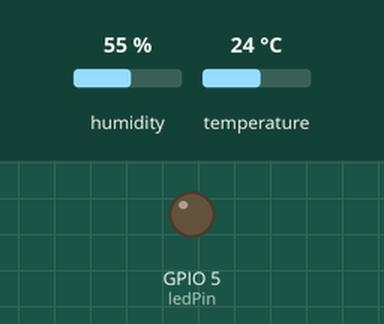
This sketch was run on a simulated ESP8266 (NodeMCU). Parts: output pins drawn as LEDs (lit = HIGH). The test bench sets the inputs (shaded band); at power-on: temperature 24 °C, humidity 55 %. WiFi joins after 1.5 s; servers stay silent unless stated; no MQTT or app messages arrive unless stated; what the sketch prints to the serial monitor is not drawn.

Above: at 5.8 s.
5.9 s: temperature set to 30.3 °C
10.2 s: temperature set to 31.4 °C
At 14.1 s:
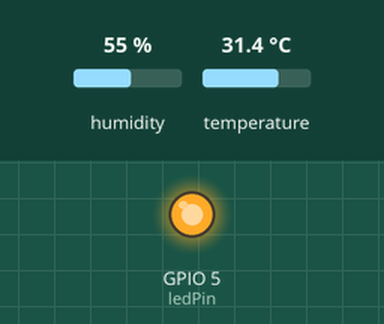
Timing chart, 0 to 15.6 s (numbered marks = the images above; inputs shaded):
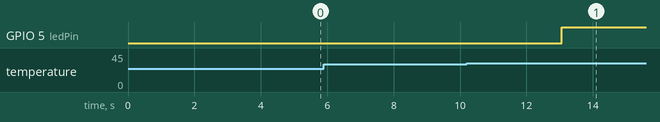

Measured:
- the behaviour switches between 31 and 31.1 °C on temperature (found by bisection; images 0 and 1)
- after the input at 5.9 s, every drawn part: stays the same
- after the input at 10.2 s, GPIO 5 (ledPin): LOW → HIGH after 2.9 s

The sketch:

Tugas_6_7_Closed_Loop.ino
```cpp
#include <ESP8266WiFi.h>
#include <PubSubClient.h>
#include <ArduinoJson.h>
#include <DHT.h>

const char* ssid     = "MACHMUDALHASAN";
const char* password = "Dodol Garut";

const char* mqttServer = "broker.hivemq.com";
const int   mqttPort   = 1883;
const char* clientId   = "ESP8266_LabIoT_25782034_Tugas";  // harus unik

// Topik (ganti 25782034 dengan NIM Anda jika berbeda)
const char* topicTelemetri = "kampus/labiot/25782034/telemetri";
const char* topicKendali   = "kampus/labiot/25782034/kendali";
const char* topicAlert     = "kampus/labiot/25782034/alert";
const char* topicStatus    = "kampus/labiot/25782034/status";

// Pesan status / LWT
const char* msgOnline  = "{\"status\":\"ONLINE\",\"keterangan\":\"Perangkat Beroperasi Normal\"}";
const char* msgOffline = "{\"status\":\"OFFLINE\",\"keterangan\":\"Perangkat Terputus Tak Terduga\"}";

// ===================== PIN & PARAMETER =====================
const byte dhtPin = 2;   // D4 (GPIO 2)
const byte ledPin = 5;   // D1 (GPIO 5)
#define DHTTYPE DHT22    // ubah ke DHT11 jika memakai DHT11

const float SUHU_BATAS = 31.0;                  // ambang bahaya (derajat C)
const unsigned long telemetryInterval = 4000;   // kirim telemetri tiap 4 detik
const unsigned long reconnectInterval = 5000;   // jeda percobaan sambung ulang

// ===================== OBJEK & STATE =====================
DHT dht(dhtPin, DHTTYPE);
WiFiClient espClient;
PubSubClient client(espClient);

unsigned long lastTelemetryTime = 0;
unsigned long lastWifiDot       = 0;
unsigned long lastReconnectTry  = 0;

bool dangerLatched = false;   // true = alert bahaya sudah dikirim (state latch)
bool wifiReported  = false;   // agar IP hanya dicetak sekali

// ===================== CALLBACK: KENDALI MANUAL =====================
void callback(char* topic, byte* payload, unsigned int length) {
  char buf[length + 1];
  memcpy(buf, payload, length);
  buf[length] = '\0';

  Serial.printf("[KENDALI DITERIMA] %s | %s\n", topic, buf);

  StaticJsonDocument<128> doc;
  DeserializationError err = deserializeJson(doc, buf);
  if (err) {
    Serial.println("Gagal membedah payload JSON!");
    return;
  }

  if (!doc.containsKey("led")) return;

  // Saat BAHAYA, LED dikunci ON oleh sistem proteksi; perintah manual ditolak
  if (dangerLatched) {
    Serial.println("--> DITOLAK: kondisi BAHAYA, LED dikunci ON oleh sistem proteksi");
    return;
  }

  int val = doc["led"];
  digitalWrite(ledPin, val == 1 ? HIGH : LOW);
  Serial.printf("--> [MANUAL] LED %s\n", val == 1 ? "MENYALA" : "PADAM");
}

// ===================== SAMBUNG ULANG MQTT (NON-BLOCKING) =====================
bool connectMQTT() {
  Serial.print("Menghubungkan ke MQTT Broker...");

  // connect(id, user, pass, willTopic, willQoS, willRetain, willMessage)
  if (client.connect(clientId, NULL, NULL, topicStatus, 1, true, msgOffline)) {
    Serial.println(" Sukses!");
    client.publish(topicStatus, msgOnline, true);   // pesan ONLINE (retained)
    client.subscribe(topicKendali);
    Serial.printf("Subskripsi: %s\n", topicKendali);
    return true;
  }

  Serial.printf(" Gagal (rc=%d). Coba lagi dalam 5 detik.\n", client.state());
  return false;
}

// ===================== PUBLISH ALERT =====================
void publishAlert(const char* status, const char* parameter, float suhu) {
  StaticJsonDocument<128> doc;
  doc["status"]     = status;
  doc["parameter"]  = parameter;
  doc["nilai_suhu"] = serialized(String(suhu, 1));

  char buf[128];
  serializeJson(doc, buf);

  if (client.publish(topicAlert, buf)) {
    Serial.printf("[ALERT TERKIRIM] %s\n", buf);
  } else {
    Serial.println("[ERROR] Gagal mengirim alert!");
  }
}

// ===================== SETUP =====================
void setup() {
  Serial.begin(115200);
  pinMode(ledPin, OUTPUT);
  digitalWrite(ledPin, LOW);
  dht.begin();

  WiFi.mode(WIFI_STA);
  WiFi.begin(ssid, password);
  Serial.printf("\nMenghubungkan ke Wi-Fi: %s\n", ssid);

  client.setServer(mqttServer, mqttPort);
  client.setCallback(callback);
  client.setBufferSize(512);
}

// ===================== LOOP =====================
void loop() {
  unsigned long now = millis();

  // ---- 1. Pastikan Wi-Fi tersambung (tanpa blocking) ----
  if (WiFi.status() != WL_CONNECTED) {
    wifiReported = false;
    if (now - lastWifiDot >= 500) {
      lastWifiDot = now;
      Serial.print(".");
    }
    return;
  }
  if (!wifiReported) {
    wifiReported = true;
    Serial.print("\nWi-Fi Terkoneksi! IP: ");
    Serial.println(WiFi.localIP());
  }

  // ---- 2. Pastikan MQTT tersambung (retry berbasis timer) ----
  if (!client.connected()) {
    if (now - lastReconnectTry >= reconnectInterval) {
      lastReconnectTry = now;
      connectMQTT();
    }
    return;
  }
  client.loop();   // keep-alive + callback

  // ---- 3. Siklus telemetri & pengawasan suhu ----
  if (now - lastTelemetryTime >= telemetryInterval) {
    lastTelemetryTime = now;

    float t = dht.readTemperature();
    float h = dht.readHumidity();

    if (isnan(t) || isnan(h)) {
      Serial.println("Peringatan: Gagal membaca data DHT!");
      return;
    }

    bool panas = (t > SUHU_BATAS);

    // --- Edge safety engine dengan state latch ---
    if (panas && !dangerLatched) {
      // Transisi AMAN -> BAHAYA: kirim alert SATU KALI, LED otomatis ON
      dangerLatched = true;
      digitalWrite(ledPin, HIGH);
      publishAlert("BAHAYA", "OVERHEAT", t);
    } else if (!panas && dangerLatched) {
      // Transisi BAHAYA -> AMAN: lepas latch, LED OFF, kirim info pulih
      dangerLatched = false;
      digitalWrite(ledPin, LOW);
      publishAlert("NORMAL", "OVERHEAT", t);
    }

    // --- Telemetri rutin ---
    StaticJsonDocument<256> doc;
    doc["node_id"]      = clientId;
    doc["suhu"]         = serialized(String(t, 2));
    doc["kelembapan"]   = serialized(String(h, 2));
    doc["status_led"]   = digitalRead(ledPin);
    doc["kondisi_suhu"] = panas ? "PANAS" : "NORMAL";

    char buf[256];
    serializeJson(doc, buf);

    if (client.publish(topicTelemetri, buf)) {
      Serial.printf("[TELEMETRI TERKIRIM] %s\n", buf);
    } else {
      Serial.println("[ERROR] Gagal memublikasikan telemetri!");
    }
  }
}
```
